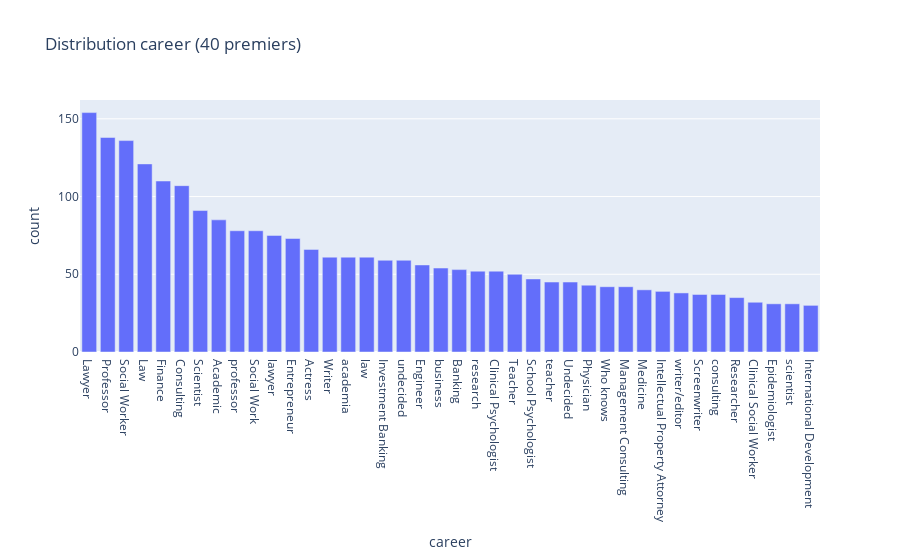

The code cell stored with this chart in its notebook:
### Code cell
distrib_metier = px.bar(filterd_df['career'].value_counts()[:40].reset_index(),x='career',y='count',title='Distribution career (40 premiers)')
distrib_metier.show()

### Figure 1 — Plotly figure (JSON) as saved in the notebook; plotly's stock layout.template omitted (floating-point values rounded to 4 significant figures)
{"data": [{"hovertemplate": "career=%{x}<br>count=%{y}<extra></extra>", "legendgroup": "", "marker": {"color": "#636efa", "pattern": {"shape": ""}}, "name": "", "orientation": "v", "showlegend": false, "textposition": "auto", "type": "bar", "x": ["Lawyer", "Professor", "Social Worker", "Law", "Finance", "Consulting", "Scientist", "Academic", "professor", "Social Work", "lawyer", "Entrepreneur", "Actress", "Writer", "academia", "law", "Investment Banking", "undecided", "Engineer", "business", "Banking", "research", "Clinical Psychologist", "Teacher", "School Psychologist", "teacher", "Undecided", "Physician", "Who knows", "Management Consulting", "Medicine", "Intellectual Property Attorney", "writer/editor", "Screenwriter", "consulting", "Researcher", "Clinical Social Worker", "Epidemiologist", "scientist", "International Development"], "xaxis": "x", "y": [154, 138, 136, 121, 110, 107, 91, 85, 78, 78, 75, 73, 66, 61, 61, 61, 59, 59, 56, 54, 53, 52, 52, 50, 47, 45, 45, 43, 42, 42, 40, 39, 38, 37, 37, 35, 32, 31, 31, 30], "yaxis": "y"}], "layout": {"barmode": "relative", "legend": {"tracegroupgap": 0}, "title": {"text": "Distribution career (40 premiers)"}, "xaxis": {"anchor": "y", "domain": [0, 1], "title": {"text": "career"}}, "yaxis": {"anchor": "x", "domain": [0, 1], "title": {"text": "count"}}}}
